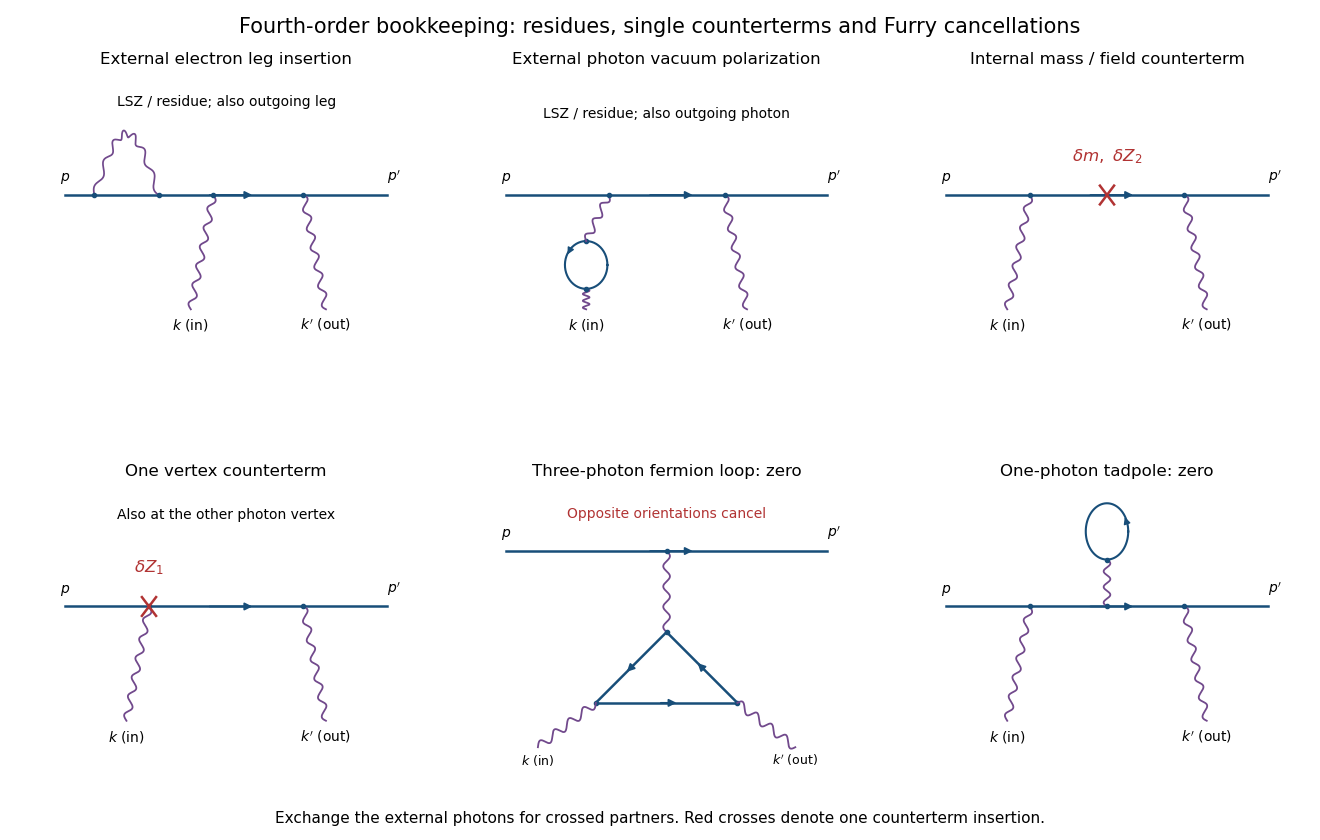

The Python source for this figure:
"""Original diagram sketches. Python 3.14, NumPy and Matplotlib from root pyproject."""
from pathlib import Path
import numpy as np
import matplotlib
matplotlib.use("Agg")
import matplotlib.pyplot as plt
from matplotlib.patches import FancyArrowPatch

BLUE="#184e79"
PURPLE="#71498c"
RED="#b13333"

def line(ax,p,q,arrow=True):
    ax.plot([p[0],q[0]],[p[1],q[1]],color=BLUE,lw=1.8)
    if arrow:
        p,q=np.asarray(p),np.asarray(q)
        a=p+.44*(q-p);b=p+.59*(q-p)
        ax.add_patch(FancyArrowPatch(a,b,arrowstyle="-|>",mutation_scale=11,
                                    color=BLUE,linewidth=1.3))

def wave(ax,p,q,cycles=6):
    p,q=np.array(p,float),np.array(q,float)
    d=q-p;n=np.array([-d[1],d[0]])/np.linalg.norm(d)
    t=np.linspace(0,1,260)
    pts=p[:,None]+d[:,None]*t+n[:,None]*(.052*np.sin(cycles*2*np.pi*t))
    ax.plot(pts[0],pts[1],color=PURPLE,lw=1.3)

def arch(ax,a,b,h=.86):
    t=np.linspace(0,1,300)
    dx=b-a
    x=a+dx*t;y=h*np.sin(np.pi*t)
    tangent=np.array([np.full_like(t,dx),h*np.pi*np.cos(np.pi*t)])
    norm=np.array([-tangent[1],tangent[0]])/np.sqrt(np.sum(tangent*tangent,axis=0))
    x,y=np.array([x,y])+norm*(.042*np.sin(14*np.pi*t))
    ax.plot(x,y,color=PURPLE,lw=1.25)
    ax.plot([a,b],[0,0],"o",color=BLUE,ms=3)

def electron(ax,y=0):
    line(ax,(0,y),(5,y))
    ax.text(-.08,y+.16,r"$p$",fontsize=10)
    ax.text(5.0,y+.16,r"$p'$",fontsize=10)

def photons(ax,a,b,crossed=False,bubble=False):
    labels=[r"$k'$ (out)",r"$k$ (in)"] if crossed else [r"$k$ (in)",r"$k'$ (out)"]
    lower=[(a-.35,-1.34),(b+.35,-1.34)]
    for i,(x,lo) in enumerate(zip([a,b],lower)):
        if bubble and i==0:
            cx=x-.35;cy=-.82;rx=.33;ry=.28
            wave(ax,(cx,-1.34),(cx,cy-ry),3)
            ts=np.linspace(0,2*np.pi,160)
            ax.plot(cx+rx*np.cos(ts),cy+ry*np.sin(ts),color=BLUE,lw=1.5)
            t0=2.4;t1=2.8
            p=(cx+rx*np.cos(t0),cy+ry*np.sin(t0))
            q=(cx+rx*np.cos(t1),cy+ry*np.sin(t1))
            ax.add_patch(FancyArrowPatch(p,q,arrowstyle="-|>",mutation_scale=10,color=BLUE))
            for yy in [cy-ry,cy+ry]:ax.plot([cx],[yy],"o",color=BLUE,ms=3)
            wave(ax,(cx,cy+ry),(x,0),3)
        else:wave(ax,lo,(x,0))
        ax.plot([x],[0],"o",color=BLUE,ms=3)
        ax.text(lo[0],-1.58,labels[i],ha="center",fontsize=10)

def cross(ax,x,y=0):
    ax.plot([x-.11,x+.11],[y-.11,y+.11],color=RED,lw=1.8)
    ax.plot([x-.11,x+.11],[y+.11,y-.11],color=RED,lw=1.8)

def panel(ax,title):
    ax.set_xlim(-.4,5.4);ax.set_ylim(-1.95,1.4);ax.axis("off")
    ax.set_title(title,fontsize=12,pad=8)

def main():
    fig,axs=plt.subplots(2,3,figsize=(13.2,8.4),dpi=100,facecolor="white")
    ax=axs[0,0];panel(ax,"External electron leg insertion")
    electron(ax);photons(ax,2.3,3.7);arch(ax,.45,1.45,.72)
    ax.text(2.5,1.04,"LSZ / residue; also outgoing leg",ha="center",fontsize=10)
    ax=axs[0,1];panel(ax,"External photon vacuum polarization")
    electron(ax);photons(ax,1.6,3.4,bubble=True)
    ax.text(2.5,.9,"LSZ / residue; also outgoing photon",ha="center",fontsize=10)
    ax=axs[0,2];panel(ax,"Internal mass / field counterterm")
    electron(ax);photons(ax,1.3,3.7);cross(ax,2.5)
    ax.text(2.5,.4,r"$\delta m,\ \delta Z_2$",ha="center",fontsize=12,color=RED)
    ax=axs[1,0];panel(ax,"One vertex counterterm")
    electron(ax);photons(ax,1.3,3.7);cross(ax,1.3)
    ax.text(1.3,.4,r"$\delta Z_1$",ha="center",fontsize=12,color=RED)
    ax.text(2.5,1.02,"Also at the other photon vertex",ha="center",fontsize=10)
    ax=axs[1,1];panel(ax,"Three-photon fermion loop: zero")
    electron(ax,.65);wave(ax,(2.5,.65),(2.5,-.3),4);ax.plot([2.5],[.65],"o",color=BLUE,ms=3)
    vertices=[(2.5,-.3),(1.4,-1.13),(3.6,-1.13)]
    for i in range(3):line(ax,vertices[i],vertices[(i+1)%3])
    for p in vertices:ax.plot([p[0]],[p[1]],"o",color=BLUE,ms=3)
    wave(ax,(.5,-1.65),vertices[1],4);wave(ax,vertices[2],(4.5,-1.65),4)
    ax.text(.5,-1.86,r"$k$ (in)",ha="center",fontsize=9)
    ax.text(4.5,-1.86,r"$k'$ (out)",ha="center",fontsize=9)
    ax.text(2.5,1.04,"Opposite orientations cancel",ha="center",fontsize=10,color=RED)
    ax=axs[1,2];panel(ax,"One-photon tadpole: zero")
    electron(ax);photons(ax,1.3,3.7)
    wave(ax,(2.5,0),(2.5,.55),3);ax.plot([2.5],[0],"o",color=BLUE,ms=3)
    ts=np.linspace(0,2*np.pi,150);cx,cy,r=2.5,.88,.33
    ax.plot(cx+r*np.cos(ts),cy+r*np.sin(ts),color=BLUE,lw=1.5)
    ax.plot([2.5],[.55],"o",color=BLUE,ms=3)
    a=(cx+r*np.cos(.2),cy+r*np.sin(.2));b=(cx+r*np.cos(.65),cy+r*np.sin(.65))
    ax.add_patch(FancyArrowPatch(a,b,arrowstyle="-|>",mutation_scale=10,color=BLUE))
    fig.suptitle("Fourth-order bookkeeping: residues, single counterterms and Furry cancellations",fontsize=15)
    fig.text(.5,.02,"Exchange the external photons for crossed partners. Red crosses denote one counterterm insertion.",ha="center",fontsize=11)
    fig.subplots_adjust(left=.03,right=.98,top=.91,bottom=.08,wspace=.18,hspace=.44)
    fig.savefig(Path.cwd()/"paper-44-compton-bookkeeping.png",facecolor="white",transparent=False)
    plt.close(fig)

if __name__=="__main__":
    main()
